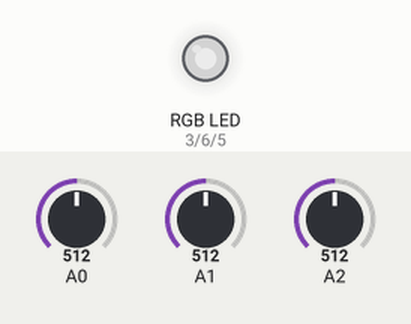
This sketch was run on a simulated Arduino Uno, built with avr-gcc and run on an emulated ATmega328P. Parts: an RGB LED mixed from three pins (HIGH = lit). The test bench sets the inputs (shaded band); at power-on: A0 = 512, A1 = 512, A2 = 512. Dim RGB values are drawn brighter than linear.

Above: at 1.2 s.
1.3 s: A0 set to 716
At 1.7 s:
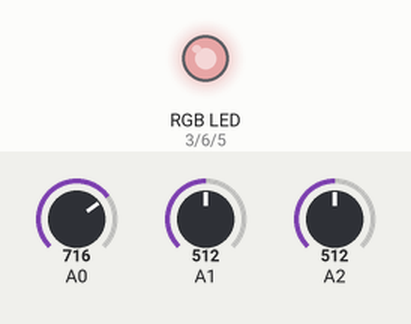
2.8 s: A1 set to 716
At 4.0 s:
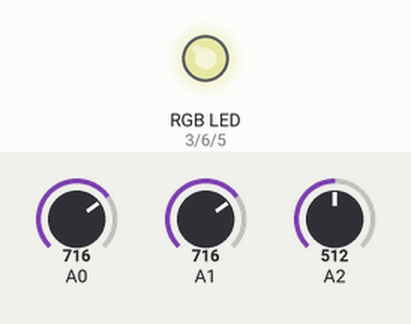
4.3 s: A2 set to 716
At 5.2 s:
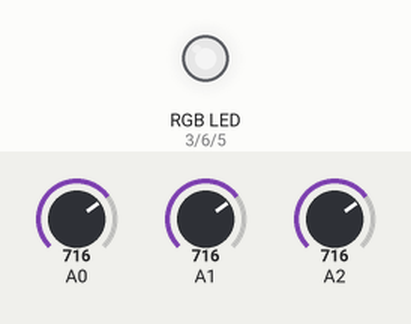
5.8 s: A0 set to 900
At 6.3 s:
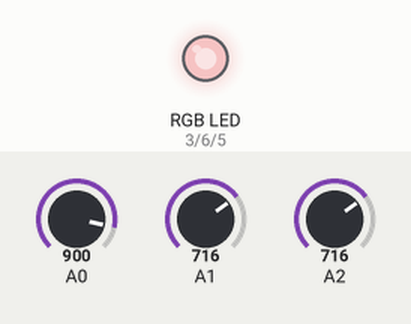
7.3 s: A1 set to 900
At 8.5 s:
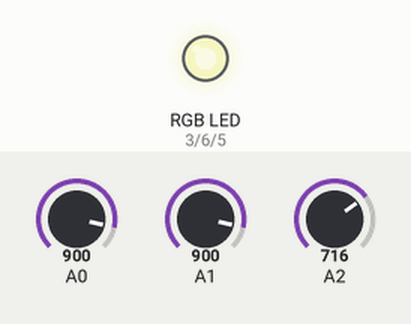
8.8 s: A2 set to 900
At 9.8 s:
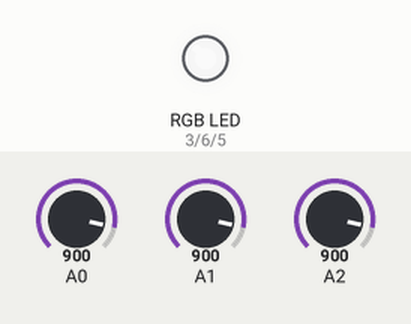
Timing chart, 0 to 11.3 s (numbered marks = the images above; inputs shaded):
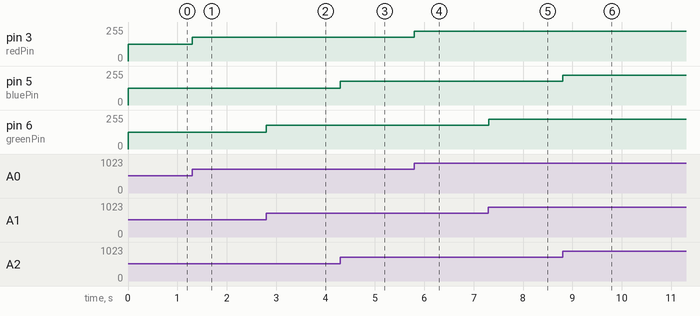

The sketch:

RGB_Potentiometer_Control.ino
```cpp
// Variables
int redPin = 3, bluePin = 5, greenPin = 6;
int a0Analog = 0, a1Analog = 0, a2Analog = 2;

void setup()
{
  // Serial monitor
  Serial.begin(9600);

  // Set Pin Modes (Input)
  pinMode(A0, INPUT);
  pinMode(A1, INPUT);
  pinMode(A2, INPUT);

  // Set Pin Modes (Output)
  pinMode(redPin, OUTPUT);
  pinMode(bluePin, OUTPUT);
  pinMode(greenPin, OUTPUT);
}

void loop()
{
  // Get Value Analog Data
  a0Analog = analogRead(A0);
  a1Analog = analogRead(A1);
  a2Analog = analogRead(A2);

  // Control value and set
  int redValue   = map(a0Analog, 0, 1023, 0, 255);
  int greenValue = map(a1Analog, 0, 1023, 0, 255);
  int blueValue  = map(a2Analog, 0, 1023, 0, 255);

  // Analog Write
  analogWrite(redPin, redValue);
  analogWrite(greenPin, greenValue);
  analogWrite(bluePin, blueValue);
}
```

Measured:
- after the input at 1.3 s, pin 3 (redPin): 127/255 → 178/255 at once
- after the input at 2.8 s, pin 6 (greenPin): 127/255 → 178/255 at once
- after the input at 4.3 s, pin 5 (bluePin): 127/255 → 178/255 at once
- after the input at 5.8 s, pin 3 (redPin): 178/255 → 224/255 at once
- after the input at 7.3 s, pin 6 (greenPin): 178/255 → 224/255 at once
- after the input at 8.8 s, pin 5 (bluePin): 178/255 → 224/255 at once
